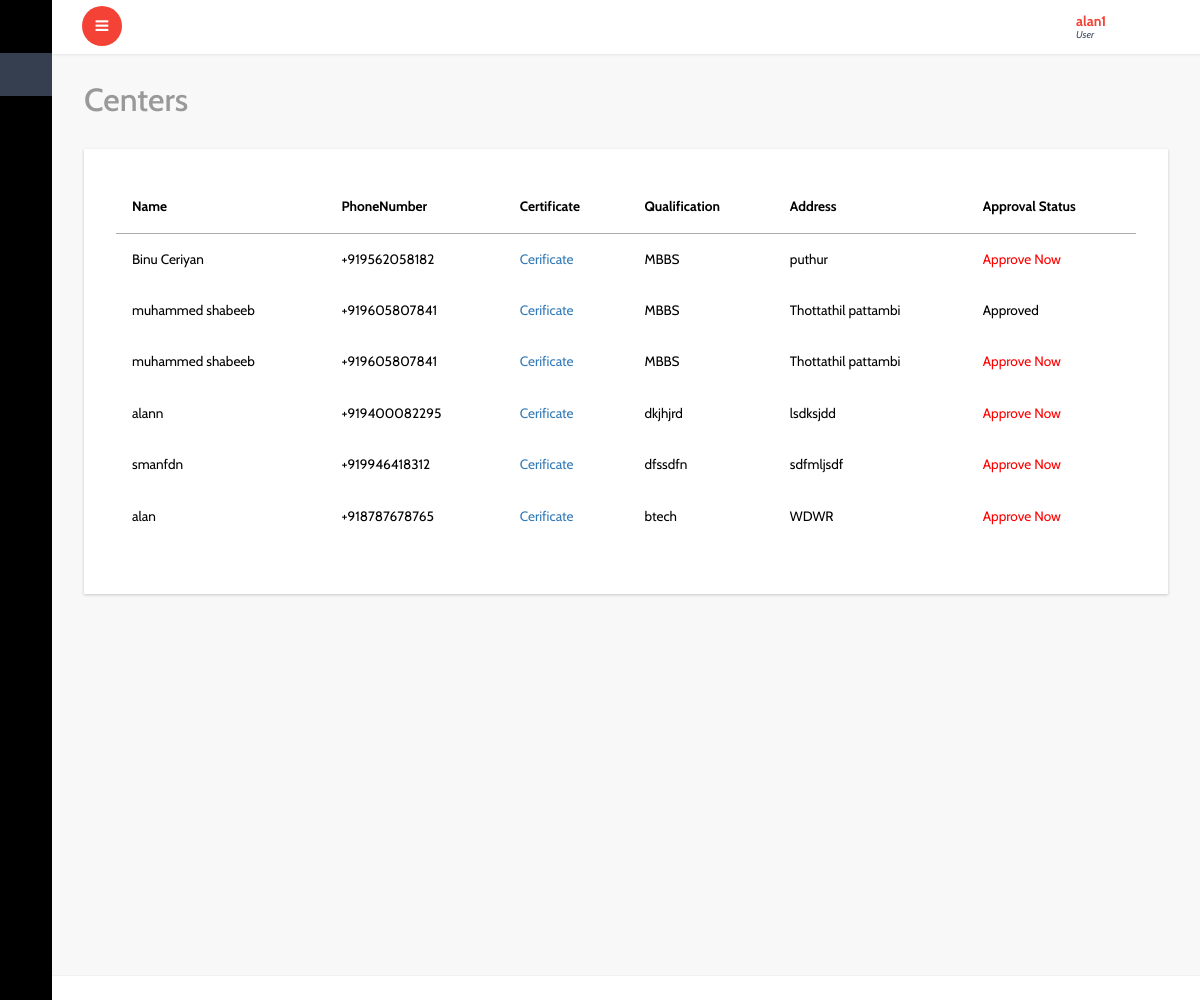
The page /all_doctor/ (signed in) on the database its author committed.
### account/models.py (models this page shows, shortened)
class UserRegister(models.Model):
    user=models.OneToOneField(User,on_delete=models.CASCADE)
    name=models.CharField(max_length=40)
    phonenumber=PhoneNumberField()
    adhar=models.PositiveIntegerField(unique=True)
    pincode=models.PositiveIntegerField()

class Doctor(models.Model):
    user=models.OneToOneField(User,on_delete=models.CASCADE)
    center=models.ForeignKey(Center,on_delete=models.CASCADE,blank=True,null=True)
    name=models.CharField(max_length=50)
    doctor_photo=models.ImageField(upload_to='doctor_iamge')
    phonenumber=PhoneNumberField()
    doctor_certificate=models.FileField(upload_to='doctor_certificate')
    qualification=models.CharField(max_length=60)
    address=models.TextField()
    doctor_avilability=models.CharField(max_length=50,blank=True,null=True,choices=available)
    online_avilable=models.BooleanField(default=False)
    status_appruval=models.BooleanField(default=False)

### account/views.py (the view)
# urls.py: path('all_doctor/',views.all_doctor,name='all_doctor'),
def all_doctor(request):
    c=Doctor.objects.all()
    return render(request,'admin/doctor.html',{'c':c})

### templates/admin/doctor.html (shortened to what this page needs)
{% extends 'dashboard/index.html' %}
{% block content %}
			<div id="page-wrapper">
				<div class="graphs">
					<h3 class="blank1">Centers</h3>
					 <div class="xs tabls">
						<div class="bs-example4" data-example-id="contextual-table">
                            <table class="table">
                                {% if c %}
                                <thead>
                                    <tr>
                                      <th>Name</th>
                                      <th>PhoneNumber</th>
                                       <th>Certificate</th>
                                       <th>Qualification</th>
                                       <th>Address</th>
                                        <th>Approval Status</th>
                                    </tr>
                                </thead>
                                <tbody>
                                    {% for l in c %}
                                    <tr>
                                        <td>{{l.name}}</td>
                                        <td>{{l.phonenumber}}</td>
                                        <td><a href="{{l.doctor_certificate}}">Cerificate</a></td>
                                        <td>{{l.qualification}}</td>
                                        <td>{{l.address}}</td>
                                     {% if l.status_appruval == True %}
                                        <td>Approved</td>
                                        {% else %}
                                        <td><a href="{% url 'doctorappruval' l.id %}" style="color: red;">Approve Now</a></td>
                                        {% endif %}
                                    </tr>
                                    {% endfor %}
                                </tbody>
                            </table>
                            {% else %}
                            <h4>Not Registerd For appruval</h4>
                            {% endif %}
					   </div>
						</div>
						</div>
					</div>
		{% endblock %}

### templates/dashboard/header.html (shortened to what this page needs)
<html lang="en">
<head>
</head>
<body>
		<div class="main-content">
			<div class="header-section">
			<a class="toggle-btn  menu-collapsed"><i class="fa fa-bars"></i></a>
			<div class="menu-right">
				<div class="user-panel-top">
					<div class="profile_details">
						<ul>
							<li class="dropdown profile_details_drop">
								<a href="#" class="dropdown-toggle" data-toggle="dropdown" aria-expanded="false">
									<div class="profile_img">
										{% if user.is_superuser %}
										<span style="background:url(/static/dashboard/images/1.jpg) no-repeat center"> </span>
										 <div class="user-name">
											<p>{{user.username}}<span>Administrator</span></p>
											{% elif user.center.center_type == 'Hospital' %}
											<span style="background:url({{user.center.center_photo.url}}) no-repeat center"> </span>
										 	<div class="user-name">
											<p>{{user.center.center_name}}<span>Hospital</span></p>
											{% elif user.center.user_type == 'CSLTC' %}
											<span style="background:url({{user.center.center_photo.url}}) no-repeat center"> </span>
										 	<div class="user-name">
											<p>{{user.center.center_name}}<span>CSLTC</span></p>
											{% elif user.center.user_type == 'CFLTC' %}
											<span style="background:url({{user.center.center_photo.url}}) no-repeat center"> </span>
										 	<div class="user-name">
											<p>{{user.center.center_name}}<span>CFLTC</span></p>
											{% elif user.center.user_type == 'Domicile' %}
											<span style="background:url({{user.center.center_photo.url}}) no-repeat center"> </span>
										 	<div class="user-name">
											<p>{{user.center.center_name}}<span>Domicile</span></p>
											{% elif user.lab.lab_type == 'private' %}
											<span style="background:url({{user.lab.photo_of_lab.url}}) no-repeat center"> </span>
										 	<div class="user-name">
											<p>{{user.lab.lab_name}}<span>Lab</span></p>
											{% elif user.lab.lab_type == 'hospital' %}
											<span style="background:url({{user.lab.photo_of_lab.url}}) no-repeat center"> </span>
										 	<div class="user-name">
											<p>{{user.lab.center.center_name}}<span>Lab</span></p>
											{% elif user.home %}
										 	<div class="user-name">
											<p>{{user.home.name}}<span>Home</span></p>
											{% elif user.dmo %}
										 	<div class="user-name">
											<p>{{user.dmo.name}}<span>DMO</span></p>
											{% elif user.doctor %}
											<span style="background:url({{user.doctor.doctor_photo.url}}) no-repeat center"> </span>
										 	<div class="user-name">
											<p>{{user.dmo.name}}<span>Doctor</span></p>
											{% else %}
											<div class="user-name">
											<p>{{user.userregister.name}}<span>User</span></p>
											{% endif %}
										 </div>
										 <i class="lnr lnr-chevron-down"></i>
										<div class="clearfix"></div>
									</div>
								</a>
							</li>
							<div class="clearfix"> </div>
						</ul>
					</div>
					<div class="clearfix"></div>
				</div>
			  </div>
			</div>
</body>
</html>

### rows shown on the page
Doctor: name "Binu Ceriyan", phonenumber "+919562058182", qualification "MBBS", address "puthur", status_appruval "Approve Now"
Doctor: name "muhammed shabeeb", phonenumber "+919605807841", qualification "MBBS", address "Thottathil pattambi", status_appruval "Approved"
Doctor: name "muhammed shabeeb", phonenumber "+919605807841", qualification "MBBS", address "Thottathil pattambi", status_appruval "Approve Now"
Doctor: name "alann", phonenumber "+919400082295", qualification "dkjhjrd", address "lsdksjdd", status_appruval "Approve Now"
Doctor: name "smanfdn", phonenumber "+919946418312", qualification "dfssdfn", address "sdfmljsdf", status_appruval "Approve Now"
Doctor: name "alan", phonenumber "+918787678765", qualification "btech", address "WDWR", status_appruval "Approve Now"

### other values the page prints
{{ user.userregister.name }} "alan1"
